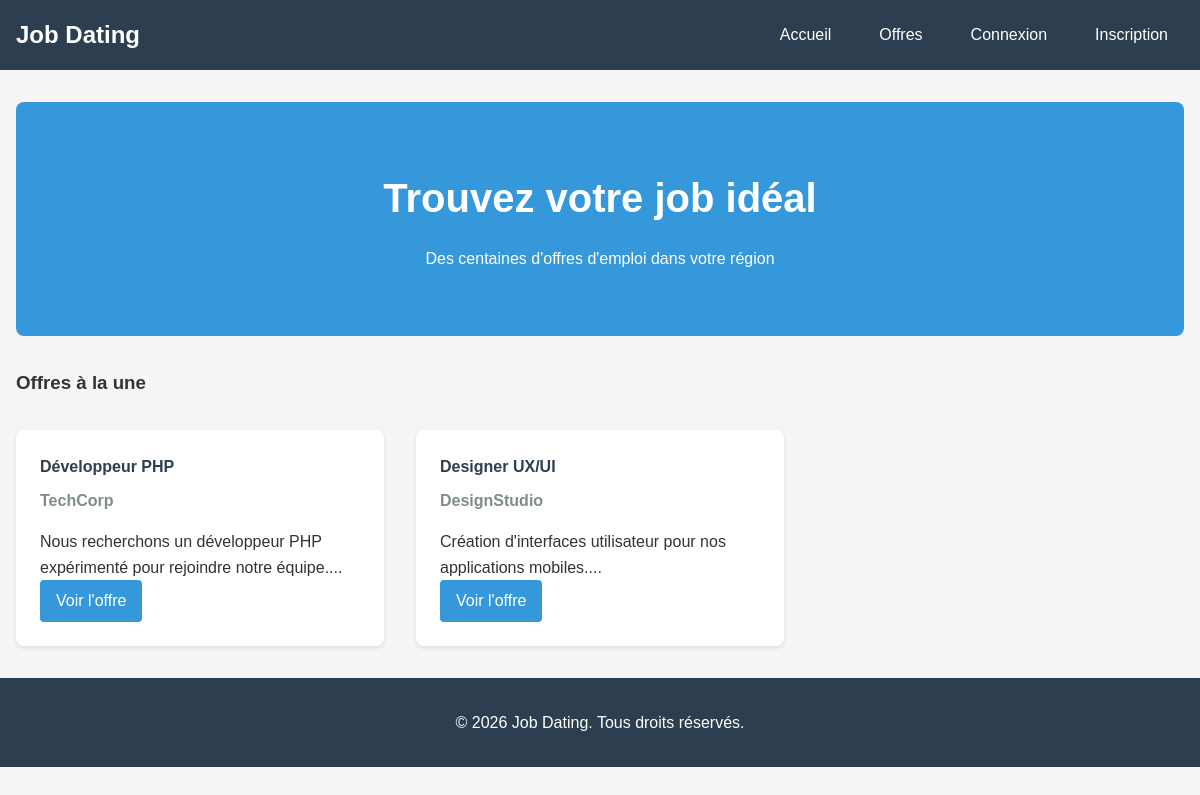
The page / on the database its author committed.
### tables this page shows
CREATE TABLE jobs (
    id INT PRIMARY KEY AUTO_INCREMENT,
    title VARCHAR(200) NOT NULL,
    description TEXT NOT NULL,
    company VARCHAR(100) NOT NULL,
    is_featured BOOLEAN DEFAULT FALSE,
    is_active BOOLEAN DEFAULT TRUE,
    created_at TIMESTAMP DEFAULT CURRENT_TIMESTAMP,
    updated_at TIMESTAMP DEFAULT CURRENT_TIMESTAMP ON UPDATE CURRENT_TIMESTAMP
);

### public/controllers/FrontController.php (called while the page is built, shortened)
<?php
require_once 'models/Database.php';
require_once 'models/JobModel.php';
class FrontController {
    private $jobModel;
    public function __construct() {
        $this->jobModel = new JobModel();
    }
    public function home() {
        $featuredJobs = $this->jobModel->getFeaturedJobs();
        require_once 'views/home.php';
    }
}

### public/config.php (called while the page is built, shortened)
<?php
function isLoggedIn() {
    return isset($_SESSION['user_id']);
}

### public/models/Database.php (called while the page is built, shortened)
<?php
class Database {
    private static $connection = null;
    public static function getConnection() {
        if (self::$connection === null) {
            try {
                self::$connection = new mysqli(DB_HOST, DB_USER, DB_PASSWORD, DB_NAME);
                self::$connection->set_charset("utf8mb4");
            } catch (Exception $e) {
                die("Erreur de base de données: " . $e->getMessage());
            }
        }
        return self::$connection;
    }
    public static function query($sql, $params = []) {
        $conn = self::getConnection();
        $stmt = $conn->prepare($sql);
        if (!$stmt->execute()) {
            throw new Exception("Erreur d'exécution de requête: " . $stmt->error);
        }
        return $stmt->get_result();
    }
}

### public/models/JobModel.php (called while the page is built, shortened)
<?php
require_once 'Database.php';
class JobModel {
    public function getFeaturedJobs() {
        $sql = "SELECT * FROM jobs WHERE is_active = 1 AND is_featured = 1 ORDER BY created_at DESC LIMIT 5";
        $result = Database::query($sql);
        if ($result) {
            return $result->fetch_all(MYSQLI_ASSOC);
        }
        return [];
    }
}

### public/views/home.php (the view, shortened to what this page needs)
<!DOCTYPE html>
<html lang="fr">
<head>
    <link rel="stylesheet" href="assets/css/style.css">
</head>
<body>
    <header>
        <nav>
            <h1><a href="?page=home"><?php echo SITE_NAME; ?></a></h1>
            <ul>
                <li><a href="?page=home">Accueil</a></li>
                <li><a href="?page=jobs">Offres</a></li>
                <?php if (isLoggedIn()): ?>
                    <li><a href="?page=admin">Tableau de bord</a></li>
                    <li><a href="?page=admin&action=logout">Déconnexion</a></li>
                <?php else: ?>
                    <li><a href="?page=login">Connexion</a></li>
                    <li><a href="?page=register">Inscription</a></li>
                <?php endif; ?>
            </ul>
        </nav>
    </header>
    <main>
        <section class="hero">
            <h2>Trouvez votre job idéal</h2>
            <p>Des centaines d'offres d'emploi dans votre région</p>
        </section>
        <section class="featured-jobs">
            <h3>Offres à la une</h3>
            <div class="jobs-grid">
                <?php if (!empty($featuredJobs)): ?>
                    <?php foreach ($featuredJobs as $job): ?>
                    <div class="job-card">
                        <h4><?php echo htmlspecialchars($job['title']); ?></h4>
                        <p class="company"><?php echo htmlspecialchars($job['company']); ?></p>
                        <p><?php echo substr(htmlspecialchars($job['description']), 0, 100); ?>...</p>
                        <a href="?page=jobs&action=details&id=<?php echo $job['id']; ?>" class="btn">Voir l'offre</a>
                    </div>
                    <?php endforeach; ?>
                <?php else: ?>
                    <p>Aucune offre disponible pour le moment.</p>
                <?php endif; ?>
            </div>
        </section>
    </main>
    <footer>
        <p>&copy; <?php echo date('Y'); ?> <?php echo SITE_NAME; ?>. Tous droits réservés.</p>
    </footer>
</body>
</html>

### public/assets/css/style.css (style rules this page uses)
* { margin: 0; padding: 0; box-sizing: border-box; }
body { font-family: Arial, sans-serif; line-height: 1.6; color: #333; background-color: #f5f5f5; }
header { background-color: #2c3e50; color: white; padding: 1rem 0; }
nav { max-width: 1200px; margin: 0 auto; display: flex; justify-content: space-between; align-items: center; padding: 0 1rem; }
nav h1 a { color: white; text-decoration: none; }
nav ul { display: flex; list-style: none; }
nav ul li { margin-left: 1rem; }
nav ul li a { color: white; text-decoration: none; padding: 0.5rem 1rem; border-radius: 4px; transition: background-color 0.3s; }
main { max-width: 1200px; margin: 2rem auto; padding: 0 1rem; }
.hero { text-align: center; padding: 4rem 0; background-color: #3498db; color: white; border-radius: 8px; margin-bottom: 2rem; }
.hero h2 { font-size: 2.5rem; margin-bottom: 1rem; }
.jobs-grid { display: grid; grid-template-columns: repeat(auto-fill, minmax(300px, 1fr)); gap: 2rem; margin-top: 2rem; }
.job-card { background-color: white; padding: 1.5rem; border-radius: 8px; box-shadow: 0 2px 4px rgba(0,0,0,0.1); transition: transform 0.3s; }
.job-card h4 { color: #2c3e50; margin-bottom: 0.5rem; }
.job-card .company { color: #7f8c8d; font-weight: bold; margin-bottom: 1rem; }
.btn { display: inline-block; background-color: #3498db; color: white; padding: 0.5rem 1rem; text-decoration: none; border-radius: 4px; border: none; cursor: pointer; transition: background-color 0.3s; }
footer { text-align: center; padding: 2rem; margin-top: 2rem; background-color: #2c3e50; color: white; }

### rows shown on the page
jobs: title "Développeur PHP", company "TechCorp", description "Nous recherchons un développeur PHP expérimenté pour rejoindre notre équipe."
jobs: title "Designer UX/UI", company "DesignStudio", description "Création d'interfaces utilisateur pour nos applications mobiles."

### other values the page prints
SITE_NAME "Job Dating"
